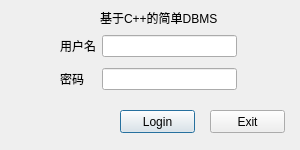
<?xml version="1.0" encoding="UTF-8"?>
<ui version="4.0">
 <class>Dialog_login</class>
 <widget class="QDialog" name="Dialog_login">
  <property name="geometry">
   <rect>
    <x>0</x>
    <y>0</y>
    <width>300</width>
    <height>150</height>
   </rect>
  </property>
  <property name="windowTitle">
   <string>Dialog</string>
  </property>
  <widget class="QLabel" name="label_3">
   <property name="geometry">
    <rect>
     <x>100</x>
     <y>10</y>
     <width>181</width>
     <height>16</height>
    </rect>
   </property>
   <property name="text">
    <string>基于C++的简单DBMS</string>
   </property>
  </widget>
  <widget class="QPushButton" name="loginBtn">
   <property name="geometry">
    <rect>
     <x>120</x>
     <y>110</y>
     <width>75</width>
     <height>23</height>
    </rect>
   </property>
   <property name="text">
    <string>Login</string>
   </property>
  </widget>
  <widget class="QPushButton" name="exitBtn">
   <property name="geometry">
    <rect>
     <x>210</x>
     <y>110</y>
     <width>75</width>
     <height>23</height>
    </rect>
   </property>
   <property name="text">
    <string>Exit</string>
   </property>
  </widget>
  <widget class="QWidget" name="">
   <property name="geometry">
    <rect>
     <x>60</x>
     <y>30</y>
     <width>177</width>
     <height>66</height>
    </rect>
   </property>
   <layout class="QGridLayout" name="gridLayout">
    <item row="0" column="0">
     <widget class="QLabel" name="label">
      <property name="text">
       <string>用户名</string>
      </property>
     </widget>
    </item>
    <item row="1" column="1">
     <widget class="QLineEdit" name="pwdlineEdit"/>
    </item>
    <item row="1" column="0">
     <widget class="QLabel" name="label_2">
      <property name="text">
       <string>密码</string>
      </property>
     </widget>
    </item>
    <item row="0" column="1">
     <widget class="QLineEdit" name="usrlineEdit"/>
    </item>
   </layout>
  </widget>
 </widget>
 <resources/>
 <connections/>
</ui>
